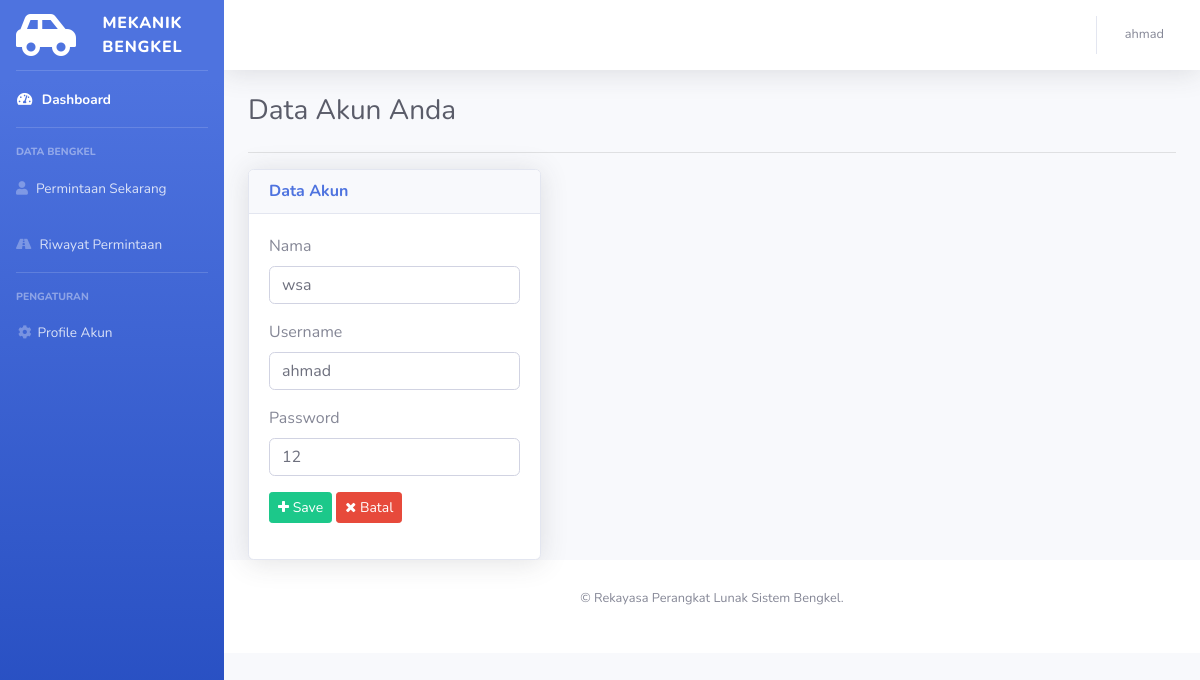
Page /page/mekanik/profile.php (signed in) on the committed database.
### tables this page shows
CREATE TABLE `mekanik` (
  `id` int(11) NOT NULL,
  `nama` varchar(255) NOT NULL,
  `username` varchar(255) NOT NULL,
  `password` varchar(255) NOT NULL,
  `gaji` int(255) NOT NULL DEFAULT 0,
  `bonus` int(255) NOT NULL DEFAULT 0,
  `status` varchar(255) NOT NULL DEFAULT 'senggang',
  `total_permintaan` int(11) NOT NULL DEFAULT 0
);

### page/mekanik/profile.php (the view, shortened to what this page needs)
<?php
include '../../core/koneksi.php';
    $query = mysqli_query($konek, "SELECT * FROM mekanik
                                    WHERE id = '$_SESSION[id]'");
    $row = mysqli_fetch_array($query);
?>
<!DOCTYPE html>
<html lang="en">
<head>
    <link href="vendor/fontawesome-free/css/all.min.css" rel="stylesheet" type="text/css">
    <link href="../style/sb-admin-2.min.css" rel="stylesheet">
    <link rel="stylesheet" href="https://maxcdn.bootstrapcdn.com/font-awesome/4.4.0/css/font-awesome.min.css">
</head>
<body id="page-top">
    <div id="wrapper">
        <ul class="navbar-nav bg-gradient-primary sidebar sidebar-dark accordion" id="accordionSidebar">
            <a class="sidebar-brand d-flex align-items-center justify-content-center" href="index.php">
                <div class="sidebar-brand-icon rotate-n-60">
                <i class='fas fa-car-side' style='font-size:48px;color:white'></i>
                </div>
                <div class="sidebar-brand-text mx-2">MEKANIK Bengkel</div>
            </a>
            <hr class="sidebar-divider my-0">
            <li class="nav-item active">
                <a class="nav-link" href="index.php">
                    <i class="fas fa-fw fa-tachometer-alt"></i>
                    <span>Dashboard</span></a>
            </li>
            <hr class="sidebar-divider">
            <div class="sidebar-heading">
                Data Bengkel
            </div>
            <li class="nav-item">
                <a class="nav-link" href="permintaanSekarang.php">
                    <i class="fas fa-user"></i>
                    <span>Permintaan Sekarang</span></a>
            </li>
            <li class="nav-item">
                <a class="nav-link" href="riwayat.php">
                    <i class="fas fa-road" ></i>
                    <span>Riwayat Permintaan</span></a>
            </li>
            <hr class="sidebar-divider">
            <div class="sidebar-heading">
                Pengaturan
            </div>
            <li class="nav-item">
                <a class="nav-link" href="profile.php"><i class="fas fa-fw fa-cog"></i><span>Profile Akun</span></a>
            </li>
        </ul>
        <div id="content-wrapper" class="d-flex flex-column">
            <div id="content">
                <nav class="navbar navbar-expand navbar-light bg-white topbar mb-4 static-top shadow">
                    <ul class="navbar-nav ml-auto">
                            <ul class="navbar-nav ml-auto">
                                <li class="nav-item dropdown no-arrow">
                                    <a class="nav-link dropdown-toggle" href="#" id="userDropdown" role="button" data-toggle="dropdown" aria-haspopup="true" aria-expanded="false">
                                        <span class="mr-2 d-none d-lg-inline text-gray-600 small"><?= $_SESSION['username'] ?></span>
                                    </a>
                                </li>
                            </ul>
                    </ul>
                </nav>
                <div class="container-fluid">
                    <div class="d-sm-flex align-items-center justify-content-between mb-4">
                        <h1 class="h3 mb-0 text-gray-800">Data Akun Anda</h1>
                    </div>
                    <hr>
                    <div class="row">
                        <div class="col-sm-4">
                            <div class="card shadow">
                                <div class="card-header">
                                    <h6 class="m-0 font-weight-bold text-primary">Data Akun</h6>
                                </div>
                                <div class="card-body">
                                    <form method="POST" action="../../core/editProfileMekanik.php" enctype="multipart/form-data">
                                        <div class="form-group">
                                            <label for="name">Nama</label>
                                            <input type="text" value='<?php echo $row["nama"]; ?>'  name="nama" id="nama" required="required" placeholder="Edit Nama" autocomplete="off" class="form-control">
                                        </div>
                                        <div class="form-group">
                                            <label for="username">Username</label>
                                            <input type="text" value='<?php echo $row['username']; ?>' name="username" id="username" required="required" placeholder="Masukkan Username Akun" autocomplete="off" class="form-control">
                                        </div><div class="form-group">
                                            <label for="password">Password</label>
                                            <input type="text" value='<?php echo $row['password']; ?>' name="password" id="password" required="required" placeholder="Masukkan Password Akun" autocomplete="off" class="form-control">
                                        </div>
                                        <div class="form-group">
                                            <button type="submit" class="btn btn-sm btn-success" name="tambah"><i class="fa fa-plus"></i> Save</button>
                                            <button type="reset" class="btn btn-sm btn-danger"><i class="fa fa-times"></i> Batal</button>
                                        </div>
                                    </form>
                                </div>
                            </div>
                        </div>
				</div>
            </div>
            <footer class="sticky-footer bg-white">
                <div class="container my-auto">
                    <div class="copyright text-center my-auto">
                        <p>&copy; Rekayasa Perangkat Lunak Sistem Bengkel.</p>
                    </div>
                </div>
            </footer>
        </div>
    </div>
</body>
</html>

### rows in the picture
mekanik: nama "wsa", username "ahmad", password "12"

### other values in the picture
$_SESSION['username'] "ahmad"
